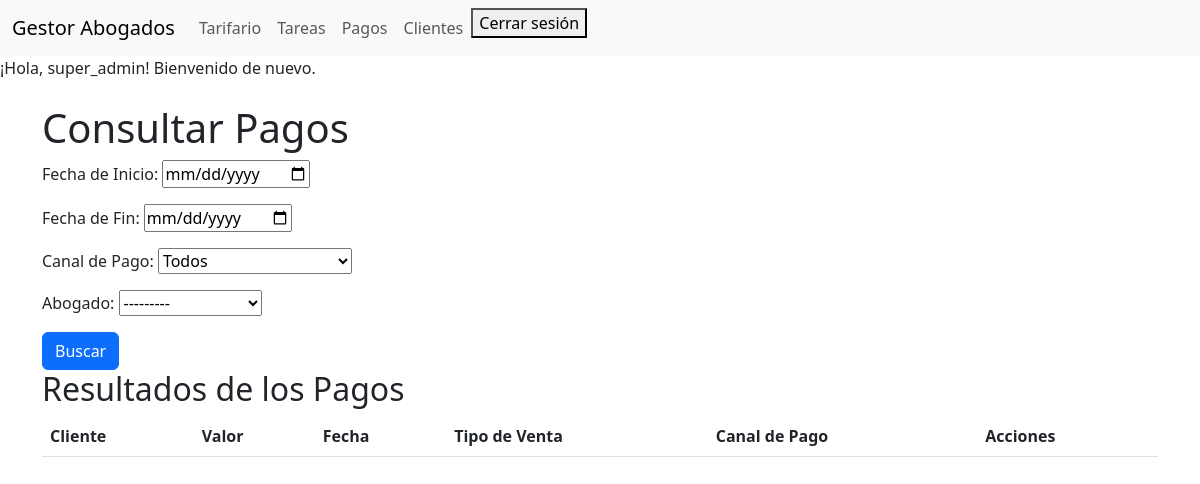
The app's page /tariffing/ (signed in), older data.
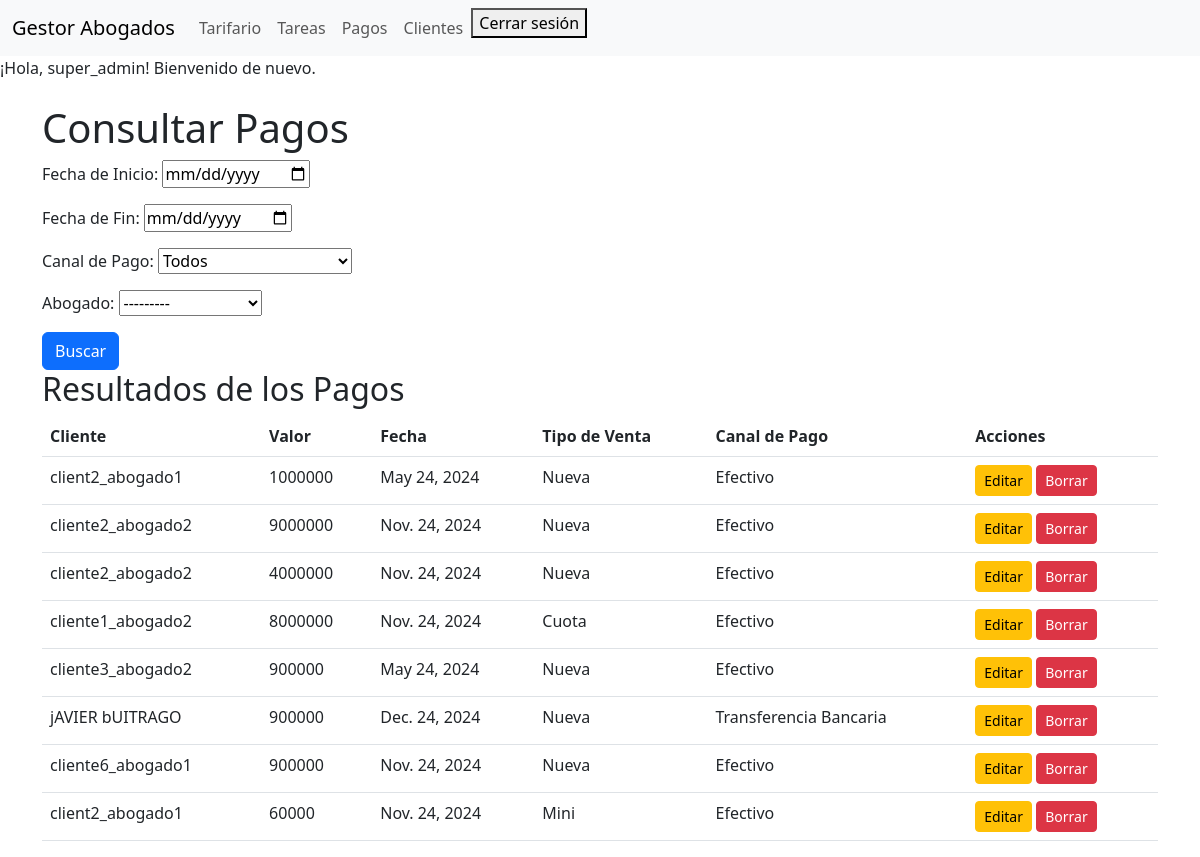
The same page, newer data.
### payments/models.py (models this page shows, shortened)
class Payments(models.Model):
    cliente = models.ForeignKey(Cliente, related_name='paymets', on_delete=models.CASCADE)
    valor_pago = models.IntegerField()  # Valor del pago en número entero
    fecha_pago = models.DateField()  # Fecha del pago
    TIPO_VENTA_CHOICES = [
        ('mini', 'Mini'),
        ('nueva', 'Nueva'),
        ('cuota', 'Cuota'),
    ]
    tipo_venta = models.CharField(max_length=5, choices=TIPO_VENTA_CHOICES)
    CANAL_PAGO_CHOICES = [
        ('nequi', 'Nequi'),
        ('efectivo', 'Efectivo'),
        ('transferencia', 'Transferencia Bancaria'),
    ]
    canal_pago = models.CharField(max_length=15, choices=CANAL_PAGO_CHOICES)

### clients/models.py (models this page shows, shortened)
class Cliente(models.Model):
    nombres = models.CharField(max_length=255)
    telefono = models.CharField(max_length=15)
    abogado = models.ForeignKey(User, related_name='clientes', on_delete=models.CASCADE)

### tariffing/views.py (the view)
# urls.py: path("", views.consultar_tarifas, name="consultar_tarifas"),
@user_passes_test(es_moderador)
def consultar_tarifas(request):
    form = TariffingFilterForm(request.GET)
    pagos = Payments.objects.all()
    if form.is_valid():
        fecha_inicio = form.cleaned_data.get("fecha_inicio")
        fecha_fin = form.cleaned_data.get("fecha_fin")
        abogado = form.cleaned_data.get("abogado")
        canal = form.cleaned_data.get("canal")
        if fecha_inicio:
            pagos = pagos.filter(fecha_pago__gte=fecha_inicio)
        if fecha_fin:
            pagos = pagos.filter(fecha_pago__lte=fecha_fin)
        if abogado:
            pagos = pagos.filter(cliente__abogado=abogado)
        if canal:
            pagos = pagos.filter(canal_pago=canal)
    return render(request, "create_tariff.html", {"form": form, "pagos": pagos})

### tariffing/forms.py
class TariffingFilterForm(forms.Form):
    fecha_inicio = forms.DateField(
        required=False,
        widget=forms.DateInput(attrs={'type': 'date'}),
        label="Fecha de Inicio"
    )
    fecha_fin = forms.DateField(
        required=False,
        widget=forms.DateInput(attrs={'type': 'date'}),
        label="Fecha de Fin"
    )
    canal = forms.ChoiceField(
        required=False,
        choices=[('', 'Todos')] + Payments.CANAL_PAGO_CHOICES,
        label="Canal de Pago"
    )
    abogado = forms.ModelChoiceField(
        required=False,
        queryset= User.objects.filter(groups__name='Usuario Regular'),
        label="Abogado"
    )

### tariffing/context_processor.py (called while the page is built)
def is_moderator(request):
    if request.user.is_authenticated:
        return {'is_moderator': request.user.groups.filter(name='Moderador').exists()}
    return {'is_moderator': False}

### tariffing/views.py (called while the page is built)
def es_moderador(user):
    return user.groups.filter(name="Moderador").exists()

### tariffing/templates/create_tariff.html (shortened to what this page needs)
{% extends 'base.html' %}
{% block content %}
    <h1>Consultar Pagos</h1>
    <form method="GET">
        {{ form.as_p }}
        <button type="submit" class="btn btn-primary">Buscar</button>
    </form>
    <h2>Resultados de los Pagos</h2>
    <table class="table">
        <thead>
            <tr>
                <th>Cliente</th>
                <th>Valor</th>
                <th>Fecha</th>
                <th>Tipo de Venta</th>
                <th>Canal de Pago</th>
                <th>Acciones</th>
            </tr>
        </thead>
        <tbody>
            {% for pago in pagos %}
                <tr>
                    <td>{{ pago.cliente.nombres }}</td>
                    <td>{{ pago.valor_pago }}</td>
                    <td>{{ pago.fecha_pago }}</td>
                    <td>{{ pago.get_tipo_venta_display }}</td>
                    <td>{{ pago.get_canal_pago_display }}</td>
                    <td>
                        <a href="{% url 'payments:editar_pago' pago.id %}" class="btn btn-warning btn-sm">Editar</a>
                        <form action="{% url 'payments:borrar_pago' pago.id %}" method="post" style="display:inline;">
                            <button type="submit" class="btn btn-danger btn-sm" onclick="return confirm('¿Estás seguro de borrar este pago?');">Borrar</button>
                        </form>
                    </td>
                </tr>
            {% endfor %}
        </tbody>
    </table>
{% endblock %}

Row changes from the older to the newer data that the page shows:
added Payments: cliente.nombres "client2_abogado1", valor_pago "1000000", fecha_pago "May 24, 2024", tipo_venta "Nueva", canal_pago "Efectivo"
added Payments: cliente.nombres "cliente2_abogado2", valor_pago "9000000", fecha_pago "Nov. 24, 2024", tipo_venta "Nueva", canal_pago "Efectivo"
added Payments: cliente.nombres "cliente2_abogado2", valor_pago "4000000", fecha_pago "Nov. 24, 2024", tipo_venta "Nueva", canal_pago "Efectivo"
added Payments: cliente.nombres "cliente1_abogado2", valor_pago "8000000", fecha_pago "Nov. 24, 2024", tipo_venta "Cuota", canal_pago "Efectivo"
added Payments: cliente.nombres "cliente3_abogado2", valor_pago "900000", fecha_pago "May 24, 2024", tipo_venta "Nueva", canal_pago "Efectivo"
added Payments: cliente.nombres "jAVIER bUITRAGO", valor_pago "900000", fecha_pago "Dec. 24, 2024", tipo_venta "Nueva", canal_pago "Transferencia Bancaria"
added Payments: cliente.nombres "cliente6_abogado1", valor_pago "900000", fecha_pago "Nov. 24, 2024", tipo_venta "Nueva", canal_pago "Efectivo"
added Payments: cliente.nombres "client2_abogado1", valor_pago "60000", fecha_pago "Nov. 24, 2024", tipo_venta "Mini", canal_pago "Efectivo"
